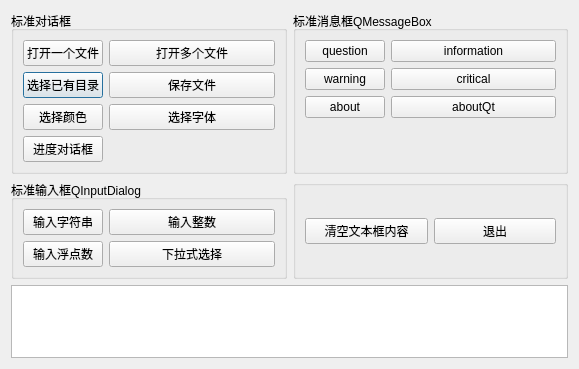
<?xml version="1.0" encoding="UTF-8"?>
<ui version="4.0">
 <class>Dialog</class>
 <widget class="QDialog" name="Dialog">
  <property name="geometry">
   <rect>
    <x>0</x>
    <y>0</y>
    <width>579</width>
    <height>369</height>
   </rect>
  </property>
  <property name="windowTitle">
   <string>Dialog</string>
  </property>
  <layout class="QVBoxLayout" name="verticalLayout_3">
   <item>
    <layout class="QVBoxLayout" name="verticalLayout_2" stretch="3,1">
     <item>
      <layout class="QVBoxLayout" name="verticalLayout">
       <item>
        <layout class="QHBoxLayout" name="horizontalLayout">
         <item>
          <widget class="QGroupBox" name="groupBox">
           <property name="title">
            <string>标准对话框</string>
           </property>
           <layout class="QFormLayout" name="formLayout">
            <item row="2" column="0">
             <widget class="QPushButton" name="pushButton_5">
              <property name="text">
               <string>选择已有目录</string>
              </property>
             </widget>
            </item>
            <item row="2" column="1">
             <widget class="QPushButton" name="pushButton_4">
              <property name="text">
               <string>保存文件</string>
              </property>
             </widget>
            </item>
            <item row="0" column="0">
             <widget class="QPushButton" name="pushButton">
              <property name="text">
               <string>打开一个文件</string>
              </property>
             </widget>
            </item>
            <item row="0" column="1">
             <widget class="QPushButton" name="pushButton_3">
              <property name="text">
               <string>打开多个文件</string>
              </property>
             </widget>
            </item>
            <item row="3" column="0">
             <widget class="QPushButton" name="pushButton_2">
              <property name="text">
               <string>选择颜色</string>
              </property>
             </widget>
            </item>
            <item row="3" column="1">
             <widget class="QPushButton" name="pushButton_6">
              <property name="text">
               <string>选择字体</string>
              </property>
             </widget>
            </item>
            <item row="4" column="0">
             <widget class="QPushButton" name="pushButton_7">
              <property name="text">
               <string>进度对话框</string>
              </property>
             </widget>
            </item>
           </layout>
          </widget>
         </item>
         <item>
          <widget class="QGroupBox" name="groupBox_2">
           <property name="title">
            <string>标准消息框QMessageBox</string>
           </property>
           <layout class="QFormLayout" name="formLayout_2">
            <item row="0" column="0">
             <widget class="QPushButton" name="pushButton_8">
              <property name="text">
               <string>question</string>
              </property>
             </widget>
            </item>
            <item row="0" column="1">
             <widget class="QPushButton" name="pushButton_9">
              <property name="text">
               <string>information</string>
              </property>
             </widget>
            </item>
            <item row="1" column="0">
             <widget class="QPushButton" name="pushButton_10">
              <property name="text">
               <string>warning</string>
              </property>
             </widget>
            </item>
            <item row="1" column="1">
             <widget class="QPushButton" name="pushButton_11">
              <property name="text">
               <string>critical</string>
              </property>
             </widget>
            </item>
            <item row="2" column="1">
             <widget class="QPushButton" name="pushButton_13">
              <property name="text">
               <string>aboutQt</string>
              </property>
             </widget>
            </item>
            <item row="2" column="0">
             <widget class="QPushButton" name="pushButton_12">
              <property name="text">
               <string>about</string>
              </property>
             </widget>
            </item>
           </layout>
          </widget>
         </item>
        </layout>
       </item>
       <item>
        <layout class="QHBoxLayout" name="horizontalLayout_2">
         <item>
          <widget class="QGroupBox" name="groupBox_3">
           <property name="title">
            <string>标准输入框QInputDialog</string>
           </property>
           <layout class="QFormLayout" name="formLayout_3">
            <item row="0" column="0">
             <widget class="QPushButton" name="pushButton_14">
              <property name="text">
               <string>输入字符串</string>
              </property>
             </widget>
            </item>
            <item row="0" column="1">
             <widget class="QPushButton" name="pushButton_15">
              <property name="text">
               <string>输入整数</string>
              </property>
             </widget>
            </item>
            <item row="1" column="0">
             <widget class="QPushButton" name="pushButton_16">
              <property name="text">
               <string>输入浮点数</string>
              </property>
             </widget>
            </item>
            <item row="1" column="1">
             <widget class="QPushButton" name="pushButton_17">
              <property name="text">
               <string>下拉式选择</string>
              </property>
             </widget>
            </item>
           </layout>
          </widget>
         </item>
         <item>
          <widget class="QGroupBox" name="groupBox_4">
           <property name="title">
            <string/>
           </property>
           <layout class="QHBoxLayout" name="horizontalLayout_3">
            <item>
             <widget class="QPushButton" name="pushButton_18">
              <property name="text">
               <string>清空文本框内容</string>
              </property>
              <property name="icon">
               <iconset theme="QIcon::ThemeIcon::MailMessageNew"/>
              </property>
             </widget>
            </item>
            <item>
             <widget class="QPushButton" name="pushButton_19">
              <property name="text">
               <string>退出</string>
              </property>
              <property name="icon">
               <iconset theme="QIcon::ThemeIcon::SystemLogOut"/>
              </property>
             </widget>
            </item>
           </layout>
          </widget>
         </item>
        </layout>
       </item>
      </layout>
     </item>
     <item>
      <widget class="QPlainTextEdit" name="plainTextEdit"/>
     </item>
    </layout>
   </item>
  </layout>
 </widget>
 <resources/>
 <connections>
  <connection>
   <sender>pushButton_18</sender>
   <signal>clicked()</signal>
   <receiver>plainTextEdit</receiver>
   <slot>clear()</slot>
   <hints>
    <hint type="sourcelabel">
     <x>363</x>
     <y>234</y>
    </hint>
    <hint type="destinationlabel">
     <x>289</x>
     <y>317</y>
    </hint>
   </hints>
  </connection>
  <connection>
   <sender>pushButton_19</sender>
   <signal>clicked()</signal>
   <receiver>Dialog</receiver>
   <slot>close()</slot>
   <hints>
    <hint type="sourcelabel">
     <x>497</x>
     <y>234</y>
    </hint>
    <hint type="destinationlabel">
     <x>289</x>
     <y>184</y>
    </hint>
   </hints>
  </connection>
 </connections>
</ui>
